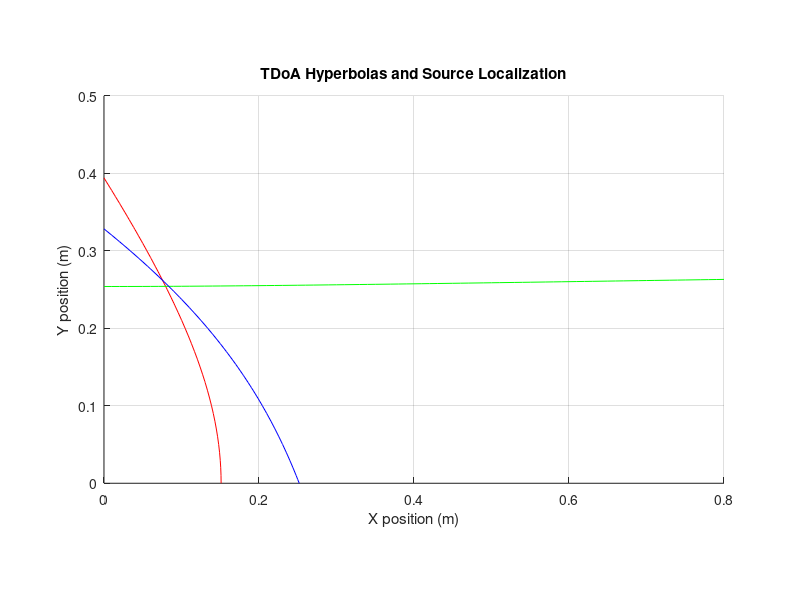

This chart was generated by the following MATLAB code: (Note: this script raises an error after producing the figure.)
% Constants
c = 343; % Speed of sound in m/s
f = 440; % Frequency of source in Hz
Fs = 44100; % Sampling rate in Hz
duration = 0.1; % Duration of the signal in seconds

% Microphone positions
mic = [0, 0;      % Mic 1
       0.8, 0;    % Mic 2
       0, 0.5;    % Mic 3
       0.8, 0.5]; % Mic 4

% Simulated source position (for example, [0.4, 0.3])
source_x = rand()*0.8;
source_y = rand()*0.5;

% Generate a simple sine wave
t = 0:1/Fs:duration;
signal = sin(2*pi*f*t);

% Compute distances from the source to each microphone
d = sqrt(sum((mic - [source_x, source_y]).^2, 2));

% Calculate delays for each microphone
delays = round((d / c) * Fs);

% Create delayed signals for each microphone
delayed_signals = zeros(4, length(signal) + max(delays));
for i = 1:4
    delayed_signals(i, delays(i) + 1 : delays(i) + length(signal)) = signal;
end


% Add white Gaussian noise to the signals
noise_level = 0.05; % Adjust as needed
noisy_signals = delayed_signals + noise_level*randn(size(delayed_signals));

time_diffs = zeros(1,3);
for i = 2:4
    [cross_corr, lags] = xcorr(noisy_signals(1,:), noisy_signals(i,:));
    [~, idx] = max(cross_corr);
    time_diffs(i-1) = lags(idx) / Fs;
end

% Generate a grid of points to evaluate the hyperbolic equation
x_range = 0:0.01:0.8;
y_range = 0:0.01:0.5;
[X, Y] = meshgrid(x_range, y_range);

% Plot the hyperbolas
figure; hold on;
colors = ['r', 'g', 'b'];
for i = 2:4
    Z = c*time_diffs(i-1) + sqrt((X-mic(i,1)).^2 + (Y-mic(i,2)).^2) - sqrt((X-mic(1,1)).^2 + (Y-mic(1,2)).^2);
    contour(X, Y, Z, [0 0], colors(i-1));
end

xlabel('X position (m)');
ylabel('Y position (m)');
title('TDoA Hyperbolas and Source Localization');
grid on; axis equal;

disp(['Actual source position: [', num2str(source_x), ',', num2str(source_y), ']']);
disp(['Estimated source position: [', num2str(estimatedPos(1)), ',', num2str(estimatedPos(2)), ']']);

% ... [Previous code remains unchanged]

% Find intersections
intersections = [];
for i = 1:3
    for j = i+1:4
        % For each pair of mics (i, j)
        Zi = c*time_diffs(i) + sqrt((X-mic(i+1,1)).^2 + (Y-mic(i+1,2)).^2) - sqrt((X-mic(1,1)).^2 + (Y-mic(1,2)).^2);
        Zj = c*time_diffs(j-1) + sqrt((X-mic(j,1)).^2 + (Y-mic(j,2)).^2) - sqrt((X-mic(1,1)).^2 + (Y-mic(1,2)).^2);
        c1 = contourc(x_range, y_range, Zi, [0 0]);
        c2 = contourc(x_range, y_range, Zj, [0 0]);
        intersec = InterX([c1(1,2:end);c1(2,2:end)],[c2(1,2:end);c2(2,2:end)]);
        intersections = [intersections intersec];
    end
end

% Calculate average of intersections as the estimated source position
if ~isempty(intersections)
    estimatedPos = [mean(intersections(1,:)), mean(intersections(2,:))];
else
    estimatedPos = [NaN, NaN];
end

% ... [Display and plotting remains unchanged]


disp(['Estimated source position: [', num2str(estimatedPos(1)), ',', num2str(estimatedPos(2)), ']']);



